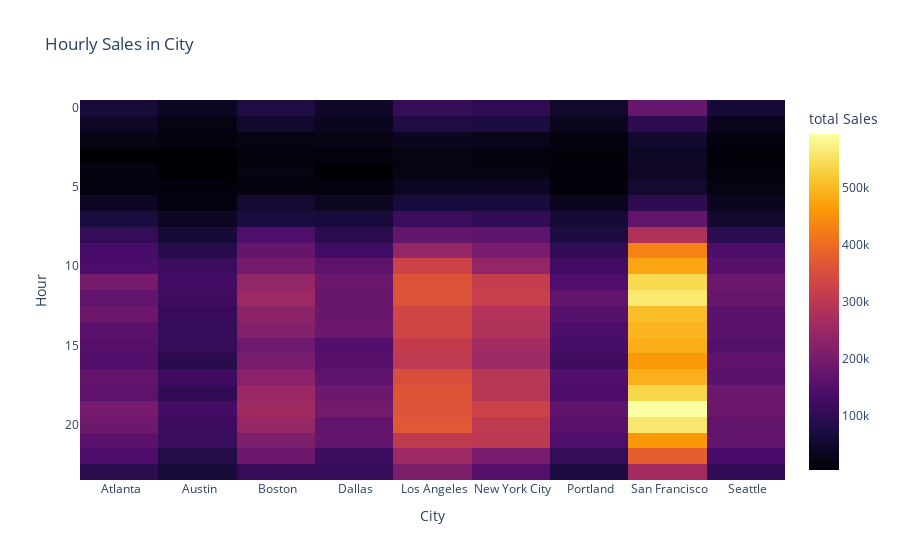

The code cell stored with this chart in its notebook:
### Code cell
fig

### Figure 1 — Plotly figure (JSON) as saved in the notebook; plotly's stock layout.template omitted (floating-point values rounded to 4 significant figures; data arrays with more than 128 entries replaced by an {"elided": "..."} marker saying what was removed)
{"data": [{"coloraxis": "coloraxis", "hovertemplate": "City: %{x}<br>Hour: %{y}<br>total Sales: %{z}<extra></extra>", "name": "0", "type": "heatmap", "x": [" Atlanta", " Austin", " Boston", " Dallas", " Los Angeles", " New York City", " Portland", " San Francisco", " Seattle"], "xaxis": "x", "y": [0, 1, 2, 3, 4, 5, 6, 7, 8, 9, 10, 11, 12, 13, 14, 15, 16, 17, 18, 19, 20, 21, 22, 23], "yaxis": "y", "z": {"elided": "24x9 float values"}}], "layout": {"coloraxis": {"colorbar": {"title": {"text": "total Sales"}}, "colorscale": [[0, "#000004"], [0.1111, "#1b0c41"], [0.2222, "#4a0c6b"], [0.3333, "#781c6d"], [0.4444, "#a52c60"], [0.5556, "#cf4446"], [0.6667, "#ed6925"], [0.7778, "#fb9b06"], [0.8889, "#f7d13d"], [1, "#fcffa4"]]}, "title": {"text": "Hourly Sales in City"}, "xaxis": {"anchor": "y", "constrain": "domain", "domain": [0, 1], "scaleanchor": "y", "title": {"text": "City"}}, "yaxis": {"anchor": "x", "autorange": "reversed", "constrain": "domain", "domain": [0, 1], "title": {"text": "Hour"}}}}
